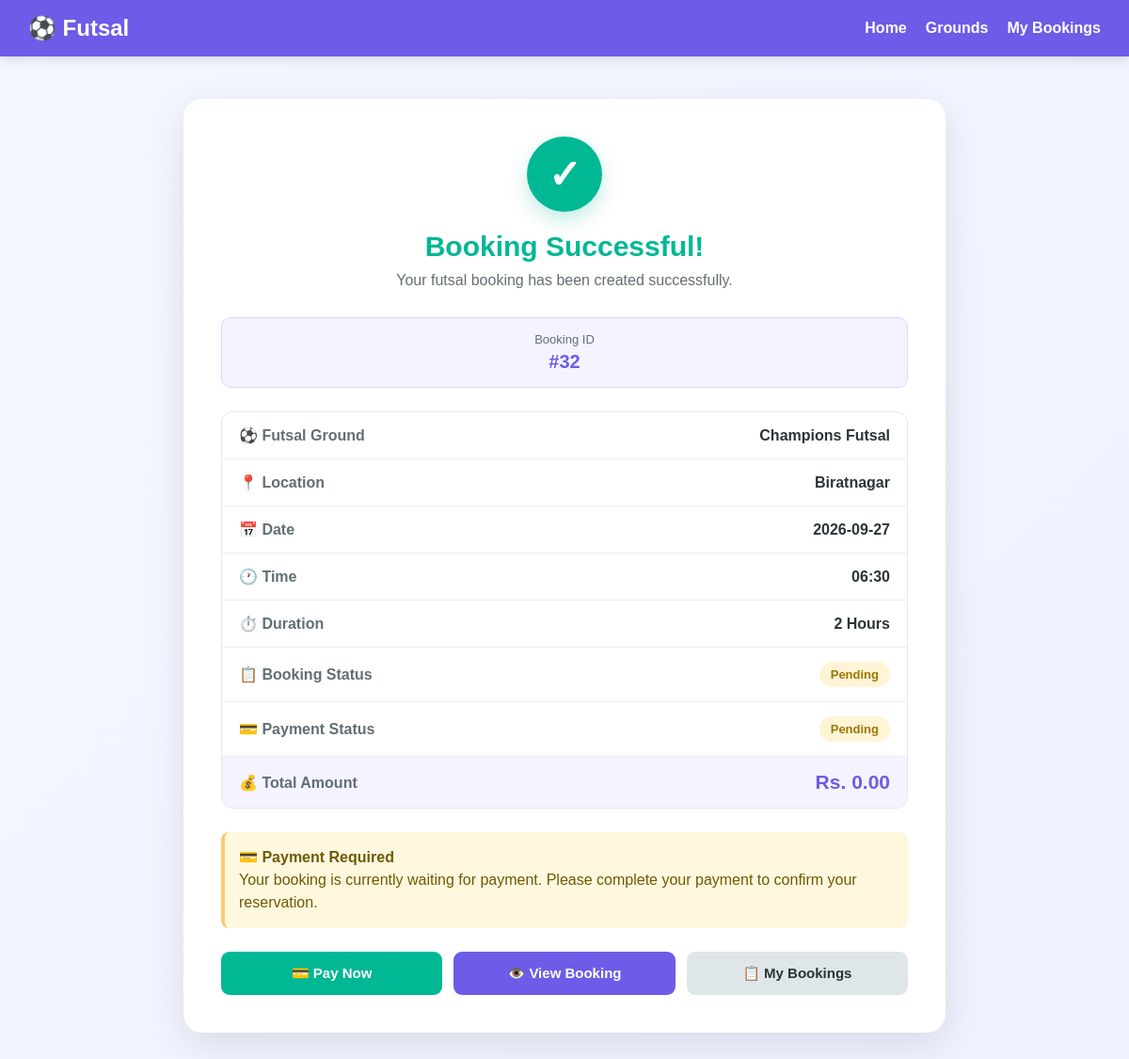
Before: /booking-success/32 (signed in) with the older database file.
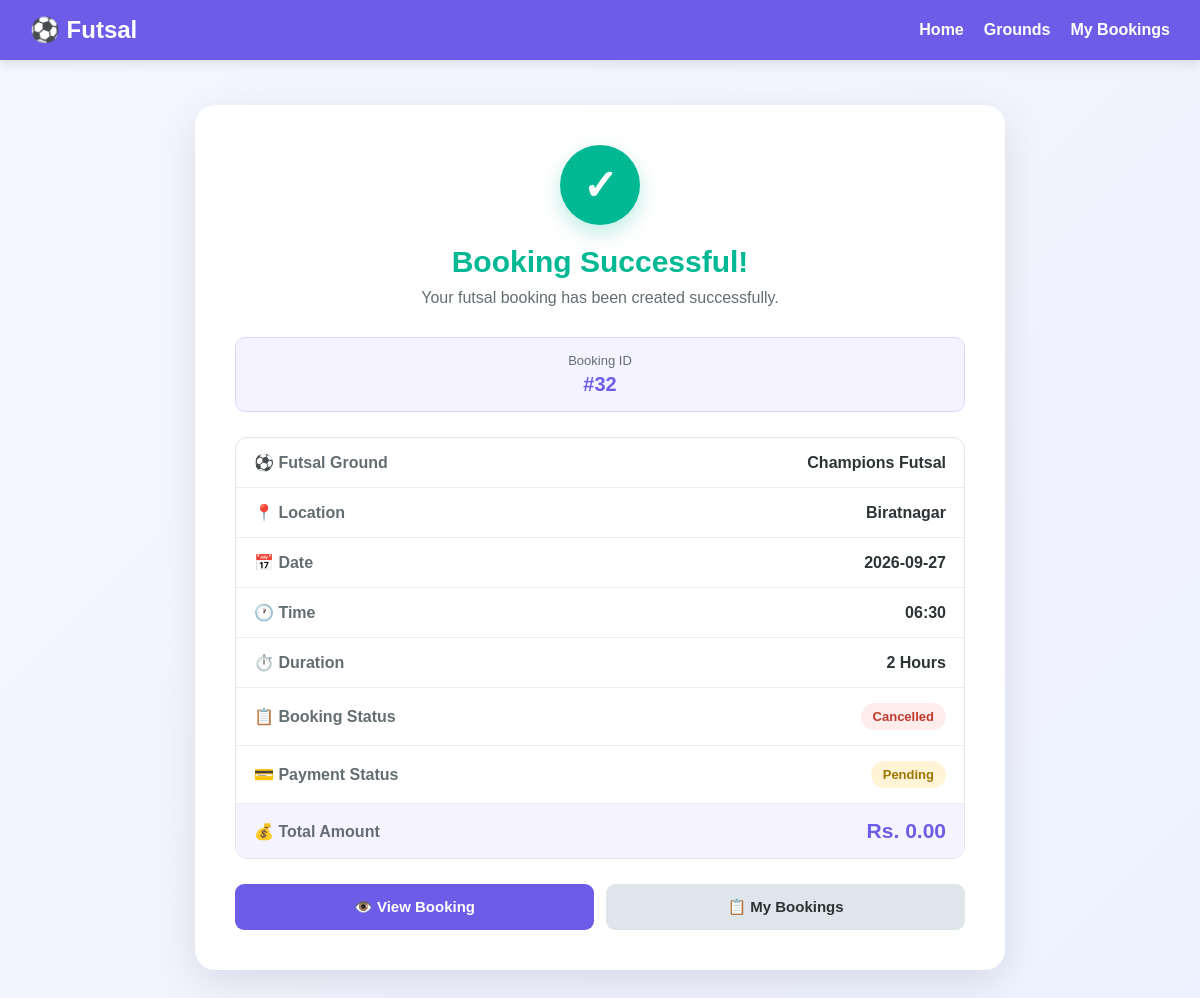
After: the same page with the newer database file.
### tables this page shows
CREATE TABLE bookings (
            id INTEGER PRIMARY KEY AUTOINCREMENT,
            user_id INTEGER NOT NULL,
            ground_id INTEGER NOT NULL,
            booking_date TEXT NOT NULL,
            booking_time TEXT NOT NULL,
            created_at TIMESTAMP DEFAULT CURRENT_TIMESTAMP, status TEXT
            DEFAULT 'confirmed', duration REAL
            DEFAULT 1, payment_status TEXT

            DEFAULT 'pending', payment_method TEXT

            DEFAULT 'cash', payment_reference TEXT, paid_at TIMESTAMP, transaction_uuid
            TEXT, esewa_transaction_code
            TEXT, esewa_product_code
            TEXT, esewa_amount
            REAL, esewa_verified_at
            TIMESTAMP,

            FOREIGN KEY (user_id) REFERENCES users(id),
            FOREIGN KEY (ground_id) REFERENCES grounds(id),

            UNIQUE(ground_id, booking_date, booking_time)
        );

### app.py (the view, shortened to what this page needs)
@app.route(
    "/booking-success/<int:booking_id>"
)
@login_required
def booking_success(booking_id):
    conn = get_db()
    booking = conn.execute(
        """
        SELECT
            bookings.*,
            grounds.name AS ground_name,
            grounds.location AS ground_location,
            grounds.price AS ground_price,
            grounds.image AS ground_image
        FROM bookings
        JOIN grounds
            ON bookings.ground_id = grounds.id
        WHERE bookings.id = ?
        AND bookings.user_id = ?
        """,
        (
            booking_id,
            session["user_id"]
        )
    ).fetchone()
    conn.close()
    return render_template(
        "booking_success.html",
        booking=booking
    )

### app.py (called while the page is built, shortened)
def login_required(view_function):
    @wraps(view_function)
    def wrapper(*args, **kwargs):
        return view_function(
            *args,
            **kwargs
        )
    return wrapper

def get_db():
    conn = sqlite3.connect(
        DATABASE
    )
    conn.row_factory = sqlite3.Row
    conn.execute(
        "PRAGMA foreign_keys = ON"
    )
    return conn

### templates/booking_success.html (shortened to what the changed rows need)
<!DOCTYPE html>
<html lang="en">
<head>
</head>
<body>
    <nav class="navbar">
        <h2>⚽ Futsal</h2>
    </nav>
    <div class="container">
        <div class="success-card">
            <div class="success-icon">
                ✓
            </div>
            <h1>
                Booking Successful!
            </h1>
            <p>
                Your futsal booking has been created successfully.
            </p>
            {% if booking %}
                <div class="booking-number">
                    <span>
                        Booking ID
                    </span>
                    <strong>
                        #{{ booking["id"] }}
                    </strong>
                </div>
                <div class="details">
                    <div class="detail-row">
                        <span class="detail-label">
                            ⚽ Futsal Ground
                        </span>
                        <span class="detail-value">
                            {{ booking["ground_name"] }}
                        </span>
                    </div>
                    {% if booking["ground_location"] %}
                        <div class="detail-row">
                            <span class="detail-label">
                                📍 Location
                            </span>
                            <span class="detail-value">
                                {{ booking["ground_location"] }}
                            </span>
                        </div>
                    {% endif %}
                    <div class="detail-row">
                        <span class="detail-label">
                            📅 Date
                        </span>
                        <span class="detail-value">
                            {{ booking["booking_date"] }}
                        </span>
                    </div>
                    <div class="detail-row">
                        <span class="detail-label">
                            🕐 Time
                        </span>
                        <span class="detail-value">
                            {{ booking["booking_time"] }}
                        </span>
                    </div>
                    <div class="detail-row">
                        <span class="detail-label">
                            ⏱️ Duration
                        </span>
                        <span class="detail-value">
                            {% if booking["duration"] == 1 %}
                                1 Hour
                            {% elif booking["duration"] == 1.5 %}
                                1.5 Hours
                            {% elif booking["duration"] == 2 %}
                                2 Hours
                            {% else %}
                                {{ booking["duration"] }} Hours
                            {% endif %}
                        </span>
                    </div>
                    <div class="detail-row">
                        <span class="detail-label">
                            📋 Booking Status
                        </span>
                        <span class="detail-value">
                            <span
                                class="status
                                {% if booking['status'] == 'confirmed' %}
                                    status-confirmed
                                {% elif booking['status'] == 'cancelled' %}
                                    status-cancelled
                                {% else %}
                                    status-pending
                                {% endif %}"
                            >
                                {{ booking["status"] }}
                            </span>
                        </span>
                    </div>
                    <div class="detail-row">
                        <span class="detail-label">
                            💳 Payment Status
                        </span>
                        <span class="detail-value">
                            <span
                                class="status
                                {% if booking['payment_status'] == 'paid' %}
                                    status-paid
                                {% elif booking['payment_status'] == 'submitted' %}
                                    status-submitted
                                {% elif booking['payment_status'] == 'rejected' %}
                                    status-cancelled
                                {% else %}
                                    status-pending
                                {% endif %}"
                            >
                                {{ booking["payment_status"] }}
                            </span>
                        </span>
                    </div>
                    {% set price =
                        booking["price"]|default(0)|float
                    %}
                    {% set duration =
                        booking["duration"]|default(1)|float
                    %}
                    {% set total =
                        price * duration
                    %}
                    <div
                        class="detail-row total-row"
                    >
                        <span class="detail-label">
                            💰 Total Amount
                        </span>
                        <span class="detail-value">
                            Rs. {{ "%.2f"|format(total) }}
                        </span>
                    </div>
                </div>
                {% if booking["payment_status"] != "paid"
                      and booking["status"] != "cancelled" %}
                    <div class="notice">
                        <strong>
                            💳 Payment Required
                        </strong>
                        <br>
                        Your booking is currently waiting
                        for payment. Please complete your
                        payment to confirm your reservation.
                    </div>
                {% endif %}
                <div class="button-row">
                    {% if booking["payment_status"] != "paid"
                          and booking["status"] != "cancelled" %}
                        <a
                            href="{{ url_for(
                                'payment',
                                booking_id=booking['id']
                            ) }}"
                            class="btn btn-success"
                        >
                            💳 Pay Now
                        </a>
                    {% endif %}
                    <a
                        href="{{ url_for(
                            'booking_details',
                            booking_id=booking['id']
                        ) }}"
                        class="btn btn-primary"
                    >
                        👁️ View Booking
                    </a>
                    <a
                        href="{{ url_for('my_bookings') }}"
                        class="btn btn-secondary"
                    >
                        📋 My Bookings
                    </a>
                </div>
            {% endif %}
        </div>
    </div>
</body>
</html>

Changed rows visible on the page:
changed bookings "Pending": status "Pending" → "Cancelled"
Other visible differences:
text no longer shown: "💳 Payment Required Your booking is currently waiting for payment. Please complete your payment to confirm your reservation. 💳 Pay Now"
